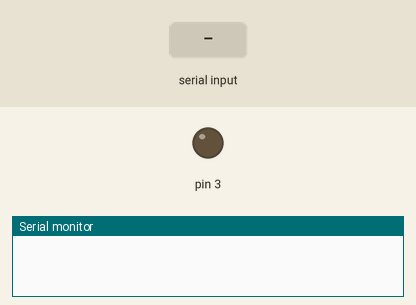
This sketch was run on a simulated Arduino Uno, built with avr-gcc and run on an emulated ATmega328P. Shown: output pins drawn as LEDs (lit = HIGH), the last lines printed to the serial monitor. The inputs (shaded band) are chosen by the test bench.

Above: at 1.2 s.
1.3 s: "on\n" received over Serial
At 2.4 s:
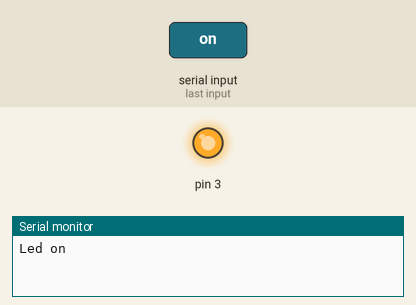
2.8 s: "off\n" received over Serial
At 3.5 s:
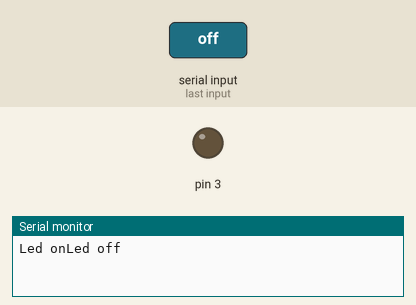
Timing chart, 0 to 5.8 s (numbered marks = the images above; inputs shaded):
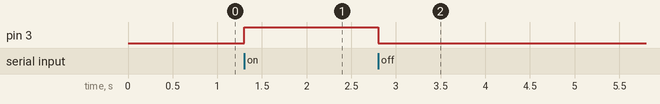

The sketch:

Pilot_arduino_code_for_LED_on_off.ino
```cpp
String inp ;

void setup() {

  Serial.begin(9600);

  pinMode(3, OUTPUT);

}
void loop() {

  if (Serial.available() > 0) {

  inp = Serial.readStringUntil('\n');

    if (inp == "on") {

      digitalWrite(3, HIGH);

      Serial.write("Led on");

    }

    else if (inp == "off") {

      digitalWrite(3, LOW);

      Serial.write("Led off");

    }

    else{

     Serial.write("invald input");

    }

  }

}
```

Measured:
- after the input at 1.3 s, pin 3: LOW → HIGH at once
- after the input at 2.8 s, pin 3: HIGH → LOW at once
